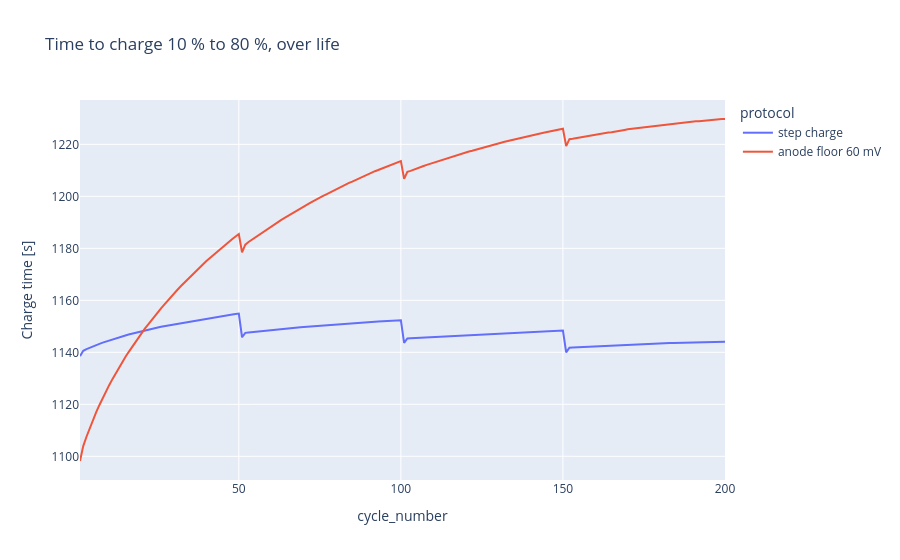

The notebook cell saved with this chart:
### Markdown cell above
### 2a. Speed and plating margin over life

. The charge-time column is named after its window (`charge_time_column`).

### Code cell
trend = pd.concat(
    {name: r.cycles for name, r in PROTOCOLS.items()}, names=["protocol"]
).reset_index("protocol")

charge_col = stepped.charge_time_column  # e.g. charge_time_10_80_pct_s
px.line(
    trend,
    x="cycle_number",
    y=charge_col,
    color="protocol",
    title="Time to charge 10 % to 80 %, over life",
    labels={charge_col: "Charge time [s]"},
)

### Figure 1 — Plotly figure (JSON) as saved in the notebook; plotly's stock layout.template omitted (floating-point values rounded to 4 significant figures; data arrays with more than 128 entries replaced by an {"elided": "..."} marker saying what was removed)
{"data": [{"hovertemplate": "protocol=step charge<br>cycle_number=%{x}<br>Charge time [s]=%{y}<extra></extra>", "legendgroup": "step charge", "line": {"color": "#636efa", "dash": "solid"}, "marker": {"symbol": "circle"}, "mode": "lines", "name": "step charge", "orientation": "v", "showlegend": true, "type": "scatter", "x": {"elided": "200 int values"}, "xaxis": "x", "y": {"elided": "200 float values"}, "yaxis": "y"}, {"hovertemplate": "protocol=anode floor 60 mV<br>cycle_number=%{x}<br>Charge time [s]=%{y}<extra></extra>", "legendgroup": "anode floor 60 mV", "line": {"color": "#EF553B", "dash": "solid"}, "marker": {"symbol": "circle"}, "mode": "lines", "name": "anode floor 60 mV", "orientation": "v", "showlegend": true, "type": "scatter", "x": {"elided": "200 int values"}, "xaxis": "x", "y": {"elided": "200 float values"}, "yaxis": "y"}], "layout": {"legend": {"title": {"text": "protocol"}, "tracegroupgap": 0}, "title": {"text": "Time to charge 10 % to 80 %, over life"}, "xaxis": {"anchor": "y", "domain": [0, 1], "title": {"text": "cycle_number"}}, "yaxis": {"anchor": "x", "domain": [0, 1], "title": {"text": "Charge time [s]"}}}}
